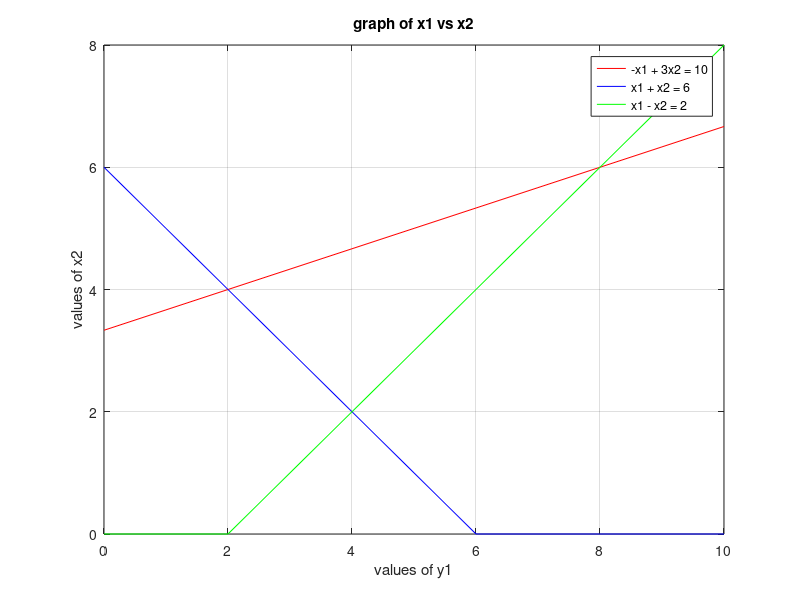

Reproduce this figure in MATLAB. (Note: this script raises an error after producing the figure.)
%graphical method
%how to plot lines in matlab
% -x1 + 3x2 = 10
% x1 + x2 = 6
% x1 - x2 = 2
clc
clear all
format short 
%phase-1 : input parameters 
A = [-1,3; 1,1; 1,-1];
B = [10;6;2];

%phase-2 : to plot the lines on the graph
y1 = 0:max(B);
x11 = (B(1) - A(1,1).*y1 )./A(1,2);
x21 = (B(2) - A(2,1).*y1 )./A(2,2);
x31 = (B(3) - A(3,1).*y1 )./A(3,2);
%to ignore negative portion
x11 = max(0,x11);
x21 = max(0,x21);
x31 = max(0,x31);

plot(y1,x11,'r',y1,x21,'b',y1,x31,'g')
title('graph of x1 vs x2')
xlabel('values of y1')
ylabel('values of x2')
legend('-x1 + 3x2 = 10','x1 + x2 = 6','x1 - x2 = 2')
grid on

%phase-3 : to find the corner points with axes
cx1 = find(y1==0);
c1 = find(x11==0);
line1 = [y1(:,[c1,cx1]);x11(:,[c1,cx1])]'     % ' for transpose
c2 = find(x21==0);
line2 = [y1(:,[c2,cx1]);x21(:,[c2,cx1])]'
c3 = find(x31==0);
line3 = [y1(:,[c3,cx1]);x31(:,[c3,cx1])]'

corpt = unique([line1;line2;line3],'rows')         %set of corner pts

%phase-4 : to find the points of intersection of all the lines
pt = [0;0]
for i=1:size(A,1)
    A1 = A(i,:);
    B1 = B(i,:);
    for j=i+1:size(A,1)
        A2 = A(j,:);
        B2 = B(j,:);
        A4 = [A1;A2];
        B4 = [B1;B2];
        
        x = A4\B4
        pt = [pt,x]
    end
end
ptt = pt'
% points = [0,0; 0,3.3333; 0,6; 1,0; 2,0; 2,4; 4,2; 6,0; 7,0; 8,0; 8,6; 9,0; 10,0]

% phase-5 : write all corner pts
allpt = [ptt;corpt];
points = unique(allpt,'rows');

% phase-6 : to check the feasibility
PT = constraint(points);
P = unique(PT,'rows');
%phase-7 :  to find objective func
C = [1 5];
for i=1:size(P,1)
    fn(i,:) = sum(P(i,:).*C);
end
ver_fns = [P fn];

% phase-8 : to find the optimal soln
[optval optposition] = max(fn);
optval = ver_fns(optposition,:);
OPTIMAL_BFS = array2table(optval)
OPTIMAL_BFS.Properties.VariableNames(1:size(optval,2)) = {'x1','x2','z'}